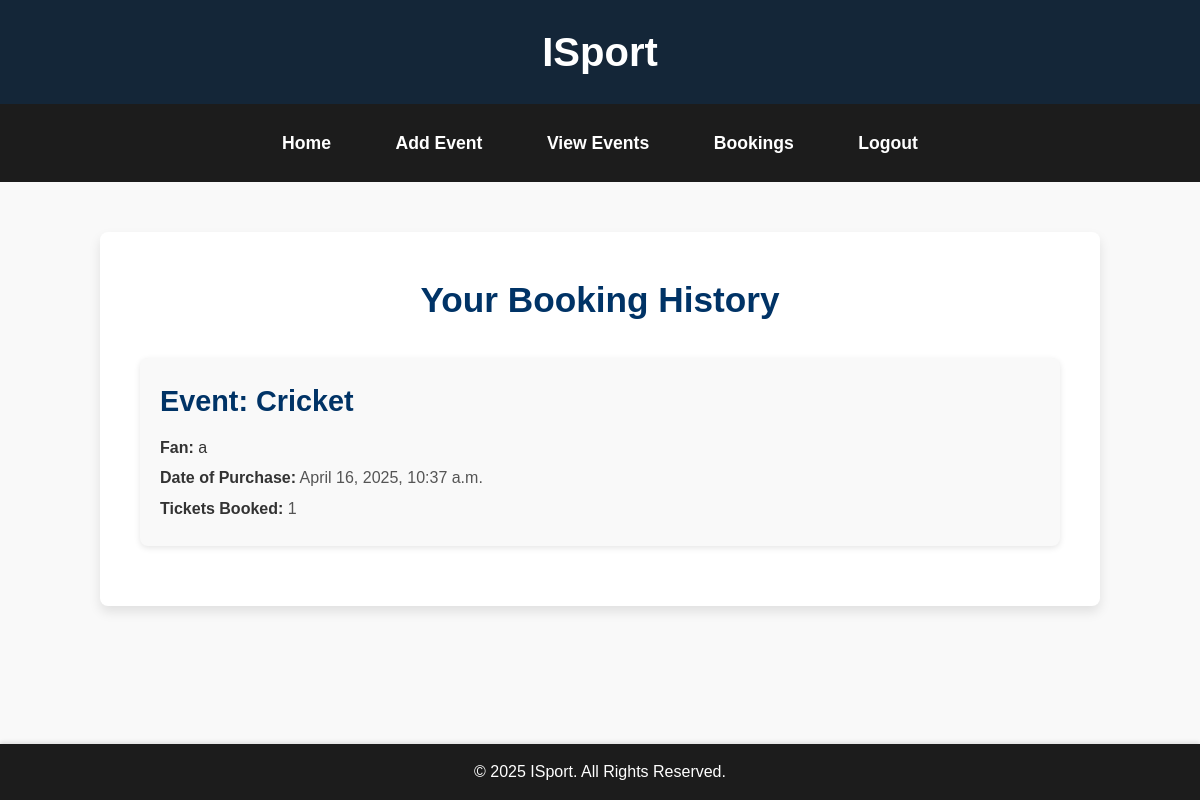
The page /bookings/ on the database its author committed.
### app/models.py (models this page shows, shortened)
class TicketPurchase(models.Model):
    fan = models.ForeignKey(FanRegister, on_delete=models.CASCADE)
    event = models.ForeignKey(EventTickets, on_delete=models.CASCADE)
    purchase_date = models.DateTimeField(auto_now_add=True)
    number_of_tickets = models.PositiveIntegerField()
    amount = models.DecimalField(max_digits=10, decimal_places=2, default=0.00)
    razorpay_order_id = models.CharField(max_length=255, blank=True, null=True)
    payment_status = models.CharField(max_length=20, choices=[("Pending", "Pending"), ("Paid", "Paid")], default="Pending")

class EventTickets(models.Model):
    publisher = models.ForeignKey(PublisherRegister, on_delete=models.CASCADE, related_name='events')
    title = models.CharField(max_length=255)
    description = models.TextField()
    date = models.DateField()
    location = models.CharField(max_length=255)
    price = models.DecimalField(max_digits=10, decimal_places=2)
    stock = models.PositiveIntegerField(default=0)  # New field for ticket stock
    def __str__(self):
        return self.title

class FanRegister(models.Model):
    email = models.EmailField(unique=True)
    name = models.TextField()
    phone = models.IntegerField()
    password = models.TextField()
    location= models.TextField()
    confirm_password=models.TextField()
    favoriteevent=models.TextField()
    favoriteteam=models.TextField()
    def __str__(self):
        return self.name

### app/views.py (the view)
# urls.py: path('bookings/', views.bookings, name='bookings'),
def bookings(request):
    events = TicketPurchase.objects.all()
    return render(request,'publisher/bookings.html',{'events':events})

### templates/publisher/bookings.html (shortened to what this page needs)
<!DOCTYPE html>
<html lang="en">
<head>
</head>
<body>
    <header>
        <h1>ISport</h1>
    </header>
    <nav>
        <ul>
            <li><a href="../viewhome">Home</a></li>
            <li><a href="../add_event">Add Event</a></li>
            <li><a href="../view_event">View Events</a></li>
            <li><a href="../bookings">Bookings</a></li>
            <li><a href="../logout">Logout</a></li>
        </ul>
    </nav>
    <div class="events-container">
        <h1>Your Booking History</h1>
        {% for event in events %}
        <div class="event-item">
            <h3>Event: {{ event.event }}</h3>
            <p><strong>Fan:</strong> {{ event.fan }}</p>
            <div class="event-details">
                <p><strong>Date of Purchase:</strong> {{ event.purchase_date }}</p>
                <p><strong>Tickets Booked:</strong> {{ event.number_of_tickets }}</p>
            </div>
        </div>
        {% empty %}
        <p>No bookings available at the moment.</p>
        {% endfor %}
    </div>
    <footer>
        <p>&copy; 2025 ISport. All Rights Reserved.</p>
    </footer>
</body>
</html>

### templates/publisher/bookings.html (style rules this page uses)
* { margin: 0; padding: 0; box-sizing: border-box; }
body { font-family: 'Arial', sans-serif; background-color: #f9f9f9; color: #333; line-height: 1.6; }
header { background-color:rgb(20, 38, 56); color: white; text-align: center; padding: 20px 0; box-shadow: 0 4px 6px rgba(0, 0, 0, 0.1); }
header h1 { font-size: 2.5em; font-weight: bold; }
nav { background-color: #1c1c1c; padding: 15px 0; text-align: center; }
nav ul { list-style-type: none; margin: 0; padding: 0; }
nav ul li { display: inline-block; margin: 0 15px; }
nav ul li a { color: white; text-decoration: none; font-weight: bold; font-size: 1.1em; padding: 10px 15px; display: inline-block; transition: background-color 0.3s ease; border-radius: 4px; }
.events-container { max-width: 1000px; margin: 50px auto; padding: 40px; background-color: white; border-radius: 8px; box-shadow: 0 6px 12px rgba(0, 0, 0, 0.1); }
.events-container h1 { text-align: center; color: #003366; margin-bottom: 30px; font-size: 2.2em; }
.event-item { background-color: #f9f9f9; padding: 20px; margin-bottom: 20px; border-radius: 8px; box-shadow: 0 2px 6px rgba(0, 0, 0, 0.1); }
.event-item h3 { color: #003366; font-size: 1.8em; margin-bottom: 10px; }
.event-details { font-size: 16px; color: #555; }
.event-details p { margin: 5px 0; }
.event-details strong { color: #333; }
footer { background-color: #1c1c1c; color: white; text-align: center; padding: 15px; position: fixed; bottom: 0; width: 100%; box-shadow: 0 -2px 4px rgba(0, 0, 0, 0.1); }

### rows shown on the page
TicketPurchase: event "Cricket", fan "a", purchase_date "April 16, 2025, 10:37 a.m.", number_of_tickets "1"
